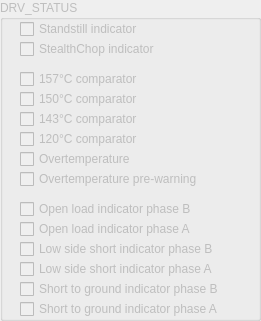
      <widget class="QGroupBox" name="DRV_STATUS_Polling_groupBox">
       <property name="enabled">
        <bool>false</bool>
       </property>
       <property name="geometry">
        <rect>
         <x>480</x>
         <y>50</y>
         <width>261</width>
         <height>321</height>
        </rect>
       </property>
       <property name="title">
        <string>DRV_STATUS</string>
       </property>
       <property name="checkable">
        <bool>false</bool>
       </property>
       <property name="checked">
        <bool>false</bool>
       </property>
       <widget class="QCheckBox" name="checkBox_1">
        <property name="enabled">
         <bool>false</bool>
        </property>
        <property name="geometry">
         <rect>
          <x>20</x>
          <y>20</y>
          <width>200</width>
          <height>18</height>
         </rect>
        </property>
        <property name="text">
         <string>Standstill indicator</string>
        </property>
        <property name="checkable">
         <bool>false</bool>
        </property>
       </widget>
       <widget class="QCheckBox" name="checkBox_2">
        <property name="enabled">
         <bool>false</bool>
        </property>
        <property name="geometry">
         <rect>
          <x>20</x>
          <y>40</y>
          <width>200</width>
          <height>18</height>
         </rect>
        </property>
        <property name="text">
         <string>StealthChop indicator</string>
        </property>
        <property name="checkable">
         <bool>false</bool>
        </property>
       </widget>
       <widget class="QCheckBox" name="checkBox_3">
        <property name="enabled">
         <bool>false</bool>
        </property>
        <property name="geometry">
         <rect>
          <x>20</x>
          <y>70</y>
          <width>200</width>
          <height>18</height>
         </rect>
        </property>
        <property name="text">
         <string>157°C comparator</string>
        </property>
        <property name="checkable">
         <bool>false</bool>
        </property>
       </widget>
       <widget class="QCheckBox" name="checkBox_4">
        <property name="enabled">
         <bool>false</bool>
        </property>
        <property name="geometry">
         <rect>
          <x>20</x>
          <y>90</y>
          <width>200</width>
          <height>18</height>
         </rect>
        </property>
        <property name="text">
         <string>150°C comparator</string>
        </property>
        <property name="checkable">
         <bool>false</bool>
        </property>
       </widget>
       <widget class="QCheckBox" name="checkBox_5">
        <property name="enabled">
         <bool>false</bool>
        </property>
        <property name="geometry">
         <rect>
          <x>20</x>
          <y>110</y>
          <width>200</width>
          <height>18</height>
         </rect>
        </property>
        <property name="text">
         <string>143°C comparator</string>
        </property>
        <property name="checkable">
         <bool>false</bool>
        </property>
       </widget>
       <widget class="QCheckBox" name="checkBox_6">
        <property name="enabled">
         <bool>false</bool>
        </property>
        <property name="geometry">
         <rect>
          <x>20</x>
          <y>130</y>
          <width>200</width>
          <height>18</height>
         </rect>
        </property>
        <property name="text">
         <string>120°C comparator</string>
        </property>
        <property name="checkable">
         <bool>false</bool>
        </property>
       </widget>
       <widget class="QCheckBox" name="checkBox_7">
        <property name="enabled">
         <bool>false</bool>
        </property>
        <property name="geometry">
         <rect>
          <x>20</x>
          <y>150</y>
          <width>200</width>
          <height>18</height>
         </rect>
        </property>
        <property name="text">
         <string>Overtemperature</string>
        </property>
        <property name="checkable">
         <bool>false</bool>
        </property>
       </widget>
       <widget class="QCheckBox" name="checkBox_8">
        <property name="enabled">
         <bool>false</bool>
        </property>
        <property name="geometry">
         <rect>
          <x>20</x>
          <y>170</y>
          <width>200</width>
          <height>18</height>
         </rect>
        </property>
        <property name="text">
         <string>Overtemperature pre-warning</string>
        </property>
        <property name="checkable">
         <bool>false</bool>
        </property>
       </widget>
       <widget class="QCheckBox" name="checkBox_9">
        <property name="enabled">
         <bool>false</bool>
        </property>
        <property name="geometry">
         <rect>
          <x>20</x>
          <y>200</y>
          <width>200</width>
          <height>18</height>
         </rect>
        </property>
        <property name="text">
         <string>Open load indicator phase B</string>
        </property>
        <property name="checkable">
         <bool>false</bool>
        </property>
       </widget>
       <widget class="QCheckBox" name="checkBox_10">
        <property name="enabled">
         <bool>false</bool>
        </property>
        <property name="geometry">
         <rect>
          <x>20</x>
          <y>220</y>
          <width>200</width>
          <height>18</height>
         </rect>
        </property>
        <property name="text">
         <string>Open load indicator phase A</string>
        </property>
        <property name="checkable">
         <bool>false</bool>
        </property>
       </widget>
       <widget class="QCheckBox" name="checkBox_11">
        <property name="enabled">
         <bool>false</bool>
        </property>
        <property name="geometry">
         <rect>
          <x>20</x>
          <y>240</y>
          <width>200</width>
          <height>18</height>
         </rect>
        </property>
        <property name="text">
         <string>Low side short indicator phase B</string>
        </property>
        <property name="checkable">
         <bool>false</bool>
        </property>
       </widget>
       <widget class="QCheckBox" name="checkBox_12">
        <property name="enabled">
         <bool>false</bool>
        </property>
        <property name="geometry">
         <rect>
          <x>20</x>
          <y>260</y>
          <width>200</width>
          <height>18</height>
         </rect>
        </property>
        <property name="text">
         <string>Low side short indicator phase A</string>
        </property>
        <property name="checkable">
         <bool>false</bool>
        </property>
       </widget>
       <widget class="QCheckBox" name="checkBox_13">
        <property name="enabled">
         <bool>false</bool>
        </property>
        <property name="geometry">
         <rect>
          <x>20</x>
          <y>280</y>
          <width>200</width>
          <height>18</height>
         </rect>
        </property>
        <property name="text">
         <string>Short to ground indicator phase B</string>
        </property>
        <property name="checkable">
         <bool>false</bool>
        </property>
       </widget>
       <widget class="QCheckBox" name="checkBox_14">
        <property name="enabled">
         <bool>false</bool>
        </property>
        <property name="geometry">
         <rect>
          <x>20</x>
          <y>300</y>
          <width>200</width>
          <height>18</height>
         </rect>
        </property>
        <property name="text">
         <string>Short to ground indicator phase A</string>
        </property>
        <property name="checkable">
         <bool>false</bool>
        </property>
       </widget>
      </widget>
